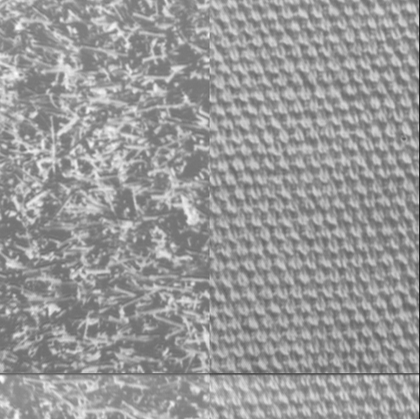
%> input picture project4/d9d77.gif, 420 x 419 px, shrunk from 513 x 512 before the run
$ octave main_3.m   (GNU Octave 9; MATLAB toolbox functions it lacks are replaced by stand-ins)
%> lines starting %> are read from the running program, lines starting %| are printed output that depends on the picture; in (x1, y1, x2, y2) boxes, pixels count from 0 and x2, y2 are one past the last pixel; in counts of white or black regions, pixels touching at a corner belong together; the program's own positions count from 1
### project4/convolution.m
%%%%%%%%%%%%% convolution.m file %%%%%%%%%%%%%%%%%%%%%%%%%%%%%%%%%%%%%%%%%%%%%
% Purpose:
%       To compute 1D convolution
%
% Input Variables:
%       img     Input Image
%       sigma   sigma value
%       mask    Mask Size
%
% Returned Results:
%       filtered_img      Image after applying alpha trimmed filter on a given image
%       'img'
%
% Processing Flow:
%       1.  If the mask size is not given, default to 5.
%       2.  If the sigma value is not given, default it to 20.
%       2.  Create a padding around the image.
%       3.  Slide over the padded image equal to the size of mask.
%       4.  Subtract each pixel in sliding window with the middle pixel of
%       the window
%       5.  If the difference is less than equal to sigma, add the pixel
%       value to a variable.
%       6.  If the sum is not 0, set the average value as pixel value of
%       filtered img.
%       7.  Else, set the original value as pixel value.
%
% The following functions are called:
%       padding:   Applies the padding of size mask/2 to the given image and returns the padded image.
%
%  Author:      Mudit Garg, Mayank Murali, Niranjan Thirusangu
%  Date:        03/22/2020
%%%%%%%%%%%%%%%%%%%%%%%%%%%%%%%%%%%%%%%%%%%%%%%%%%%%%%%%%%%%%%%%%%%%%%%%%%%


function conv_img=convolution(img, h,axis,sigma, range)
[m,n]=size(img);

index=sigma*range;

conv_img=zeros(m,n);

%disp(length(h))
%% axis=1 represents row wise
if( axis==1)
    %disp(size(h));
    for i=index+1: m-(index+1)
        for j=index+1:n-(index+1)
            %disp(size(img(i, j-index: j+index)));
            conv_img(i,j)=sum((img(i, j-index: j+index).*h));
% [5 lines of commented-out code are left out]
        end
    end

end
%% axis=2 represents col wise

if(axis==2)
    for i=index+1:m-(index+1)
        for j=index+1:n-(index+1)
            %disp(size(img(i, j-index: j+index)));

            conv_img(i,j)=sum((img(i-index:i+index,j).*h));
% [5 lines of commented-out code are left out]
        end
    end
end

%% axis =3 represents absolute
if(axis==3)
    for i=1:m
        for j=1:n
            conv_img(i,j)=abs(img(i,j));
        end
    end
end
return

### project4/segmentation.m
%%%%%%%%%%%%% segmentation.m file %%%%%%%%%%%%%%%%%%%%%%%%%%%%%%%%%%%%%%%%%%%%%
% Purpose:
%       Main matlab function for problem 1
%
% Input Variables:
%       img     Input Image
%       sigma   sigma value
%       mask    Mask Size
%
% Returned Results:
%       filtered_img      Image after applying alpha trimmed filter on a given image
%       'img'
%
% Processing Flow:
%       1.  If the mask size is not given, default to 5.
%       2.  If the sigma value is not given, default it to 20.
%       2.  Create a padding around the image.
%       3.  Slide over the padded image equal to the size of mask.
%       4.  Subtract each pixel in sliding window with the middle pixel of
%       the window
%       5.  If the difference is less than equal to sigma, add the pixel
%       value to a variable.
%       6.  If the sum is not 0, set the average value as pixel value of
%       filtered img.
%       7.  Else, set the original value as pixel value.
%
% The following functions are called:
%       padding:   Applies the padding of size mask/2 to the given image and returns the padded image.
%
%  Author:      Mudit Garg, Mayank Murali, Niranjan Thirusangu
%  Date:        04/11/2020
%%%%%%%%%%%%%%%%%%%%%%%%%%%%%%%%%%%%%%%%%%%%%%%%%%%%%%%%%%%%%%%%%%%%%%%%%%%

function segment=segmentation(img, original_img)


max_val=max(max(img));
min_val=min(min(img));
 diff=max_val-min_val;
segment=((img - min_val)./(diff));
%figure, imhist(segment);

%fused=imfuse(segment, original_img);
%figure, imshow(fused);

%output=segment.*original_img;
return

### project4/gaborFilter.m
%%%%%%%%%%%%% gaborFilter.m file %%%%%%%%%%%%%%%%%%%%%%%%%%%%%%%%%%%%%%%%%%%%%
% Purpose:
%       to apply the alphatrimmed filter on an image using a given mask and
%       alpha
%
% Input Variables:
%       img     Input Image
%       sigma   sigma value
%       mask    Mask Size
%
% Returned Results:
%       filtered_img      Image after applying alpha trimmed filter on a given image
%       'img'
%
% Processing Flow:
%       1.  If the mask size is not given, default to 5.
%       2.  If the sigma value is not given, default it to 20.
%       2.  Create a padding around the image.
%       3.  Slide over the padded image equal to the size of mask.
%       4.  Subtract each pixel in sliding window with the middle pixel of
%       the window
%       5.  If the difference is less than equal to sigma, add the pixel
%       value to a variable.
%       6.  If the sum is not 0, set the average value as pixel value of
%       filtered img.
%       7.  Else, set the original value as pixel value.
%
% The following functions are called:
%       padding:   Applies the padding of size mask/2 to the given image and returns the padded image.
%
%  Author:      Mudit Garg, Mayank Murali, Niranjan Thirusangu
%  Date:        03/22/2020
%%%%%%%%%%%%%%%%%%%%%%%%%%%%%%%%%%%%%%%%%%%%%%%%%%%%%%%%%%%%%%%%%%%%%%%%%%%

function final_img = gaborFilter(img,F, sigma, theta, range)


% [28 lines of commented-out code are left out]
[hx,hy]=gef(F,theta,sigma,range);

    disp(size(hx));
    disp(size(hy));
%apply convoolution row wise
i1=convolution(img,hx,1,sigma,range);
%apply convolution col wise
i2=convolution(i1,hy,2,sigma,range);
% taking absolue values
final_img=convolution(i2,hx,3,sigma,range);

end

### project4/gef.m
%%%%%%%%%%%%% gef.m file %%%%%%%%%%%%%%%%%%%%%%%%%%%%%%%%%%%%%%%%%%%%%
% Purpose:
%       get the gabor filters
%
% Input Variables:
%       F
%       theta
%       sigma
%       range
%
% Returned Results:
%       [hx hy]
%
% Processing Flow:
%
% The following functions are called:
%      cosd
%      sind
%       gaussian

%  Author:      Mudit Garg, Mayank Murali, Niranjan Thirusangu
%  Date:        03/22/2020
%%%%%%%%%%%%%%%%%%%%%%%%%%%%%%%%%%%%%%%%%%%%%%%%%%%%%%%%%%%%%%%%%%%%%%%%%%%

function [hx,hy]=gef(F, theta, sigma, range)

x=linspace(-(sigma*range),(sigma*range),2*range*sigma+1);
%y=linspace(-(sigma*range),(sigma*range),2*range*sigma+1);
y=x';

U=F*cosd(theta);
V=F*sind(theta);

[gx,gy]=gaussian(sigma,range);

hx=gx.*(exp(1i*2*pi*U*x));
hy=gy.*(exp(1i*2*pi*V*y));
% [19 lines of commented-out code are left out]


return

### project4/gaussian.m
%%%%%%%%%%%%% alphatrimmed.m file %%%%%%%%%%%%%%%%%%%%%%%%%%%%%%%%%%%%%%%%%%%%%
% Purpose:
%       to apply the alphatrimmed filter on an image using a given mask and
%       alpha
%
% Input Variables:
%       img     Input Image
%       sigma   sigma value
%       mask    Mask Size
%
% Returned Results:
%       filtered_img      Image after applying alpha trimmed filter on a given image
%       'img'
%
% Processing Flow:
%       1.  If the mask size is not given, default to 5.
%       2.  If the sigma value is not given, default it to 20.
%       2.  Create a padding around the image.
%       3.  Slide over the padded image equal to the size of mask.
%       4.  Subtract each pixel in sliding window with the middle pixel of
%       the window
%       5.  If the difference is less than equal to sigma, add the pixel
%       value to a variable.
%       6.  If the sum is not 0, set the average value as pixel value of
%       filtered img.
%       7.  Else, set the original value as pixel value.
%
% The following functions are called:
%       padding:   Applies the padding of size mask/2 to the given image and returns the padded image.
%
%  Author:      Mudit Garg, Mayank Murali, Niranjan Thirusangu
%  Date:        03/22/2020
%%%%%%%%%%%%%%%%%%%%%%%%%%%%%%%%%%%%%%%%%%%%%%%%%%%%%%%%%%%%%%%%%%%%%%%%%%%


function [gx,gy]=gaussian(sigma, range)
%here phi=0. Thus gx=gy


%y=-(sigma*range):(sigma*range);
x=linspace(-(sigma*range),(sigma*range),2*range*sigma+1);

%gy=zeros(size(y));

denom = sqrt(2*pi)*sigma;
gx=(exp(-(x.^2)/(2*(sigma^2))))./denom;
gy=gx';
% [11 lines of commented-out code are left out]


return;

### project4/main_3.m
%%%%%%%%%%%%% main_3.m file %%%%%%%%%%%%%%%%%%%%%%%%%%%%%%%%%%%%%%%%%%%%%
% Purpose:
%       Main matlab function for problem 1
%
% Input Variables:
%
% Returned Results:
%
%
% Processing Flow:
%
% The following functions are called:
%           gabor_filter
%
%
%  Author:      Mudit Garg, Mayank Murali, Niranjan Thirusangu
%  Date:        04/11/2020
%%%%%%%%%%%%%%%%%%%%%%%%%%%%%%%%%%%%%%%%%%%%%%%%%%%%%%%%%%%%%%%%%%%%%%%%%%%

clear;
clc;

% Parameters initialization
F = 0.063;
theta = 60;
sigma = 36;
range = 2;

I = imread('d9d77.gif');
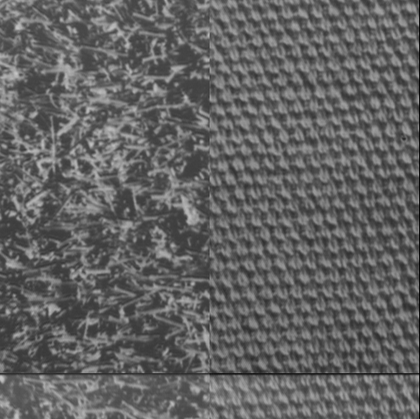
%> I: size 419x420 uint8; min 0, max 199, mean 98.9
%img=ones(size(I));
img=double(I);
% [9 lines of commented-out code are left out]

gabor_img = gaborFilter(img,F, sigma, theta, range);
%> call 3 of convolution, with axis = 3, sigma = 36, range = 2
%> after the loop in convolution (call 3), `for i=1:m`:
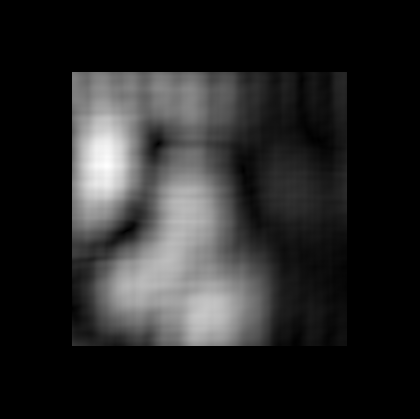
%> conv_img: size 419x420 double; min 0, max 1.44, mean 0.21; drawn with min black and max white
figure, imshow(gabor_img,[])

% %%smoothen the image
% [gx,gy]=gaussian(24,2);
%
% i1=convolution(gabor_img,gx,1,24,2);
% i2=convolution(i1,gy,2,24,2);
%
% figure, imshow(i2,[]);

mask=segmentation(gabor_img,img);
%> in segmentation, `max_val=max(max(img));`: max_val = 1.44
%> in segmentation, `min_val=min(min(img));`: min_val = 0
%> in segmentation, `diff=max_val-min_val;`: diff = 1.44

%figure, imhist(mask);


[r,c]=size(mask);
%> r = 419; c = 420
segmented=zeros(r,c);

for i=1:r
    for j=1:c
        %0.1961
        if(mask(i,j)>0.3)
            segmented(i,j)=1;
        end
    end
end
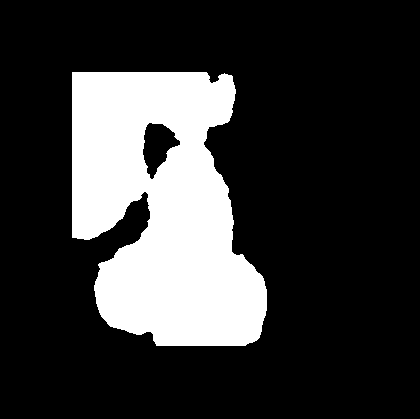
%> segmented: size 419x420 double; values 0 (black) and 1 (white), 22% white; 1 white region, box (x1, y1, x2, y2) and area: (72, 72, 267, 346) 38675

[y,x]=find(segmented==1);
%> y = 38675 values from 73 to 346; x = 38675 values from 73 to 267
disp("minx="+(min(x)));
%| minx=73
disp("maxx="+(max(x)));
%| maxx=267
disp("miny="+ (min(y)));
%| miny=73
disp("maxy="+(max(y)));
%| maxy=346

output=segmented.*img;
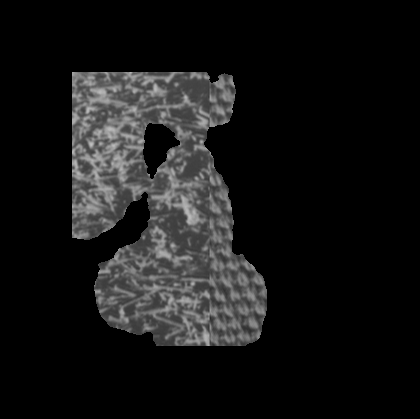
%> output: size 419x420 double; min 0, max 192, mean 21.9
figure, imshow(output);

fused=imfuse(img,segmented);
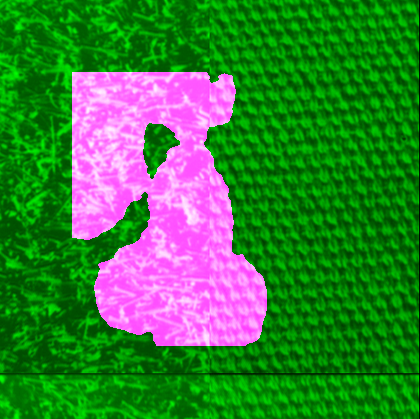
%> fused: size 419x420x3 uint8; mean R, G, B 56, 126.7, 56
figure, imshow(fused);


figure(2);
hold on;
imshow(img,[]);
% Then, from the help:
rectangle('Position',[min(x),min(y),max(x)-min(x),max(y)-min(y)], 'LineWidth',2,'EdgeColor','red');
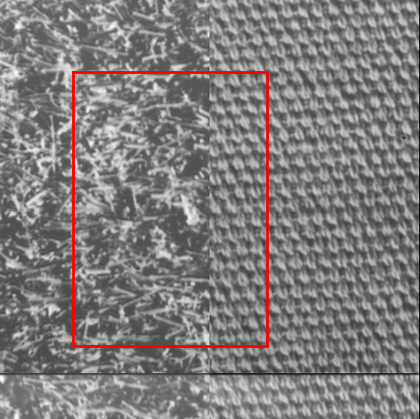
%> figure redrawn from the program's plot data
